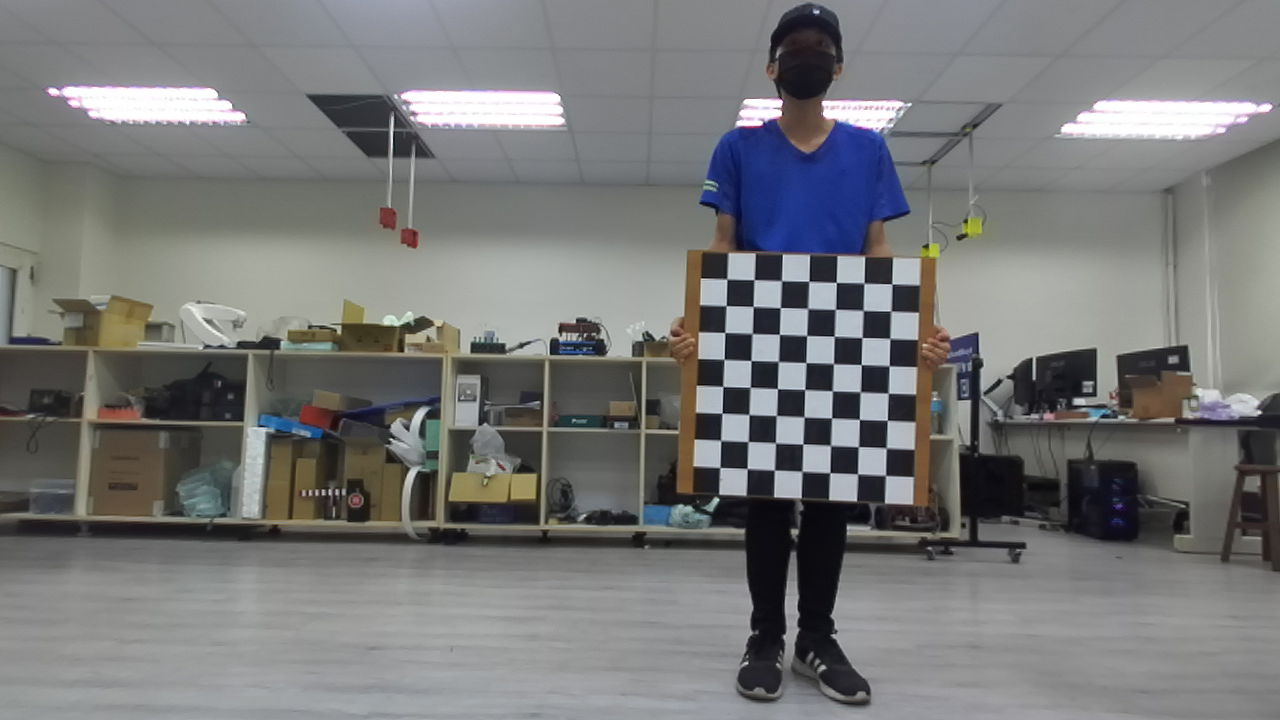
#> input picture camera2camera_reprojection/left/zed_left1.png, 1280 x 720 px, found by its file name
$ python correct_lum.py
#> lines starting #> are read from the running program, lines starting #| are printed output that depends on the picture
import cv2
import numpy as np

# Read the images
image1 = cv2.imread('left\\zed_left1.png')
#> image1 is the input picture: shape (720, 1280, 3); mean B, G, R 120, 120, 119.2
image2 = cv2.imread('right_ud\\mono1.png')
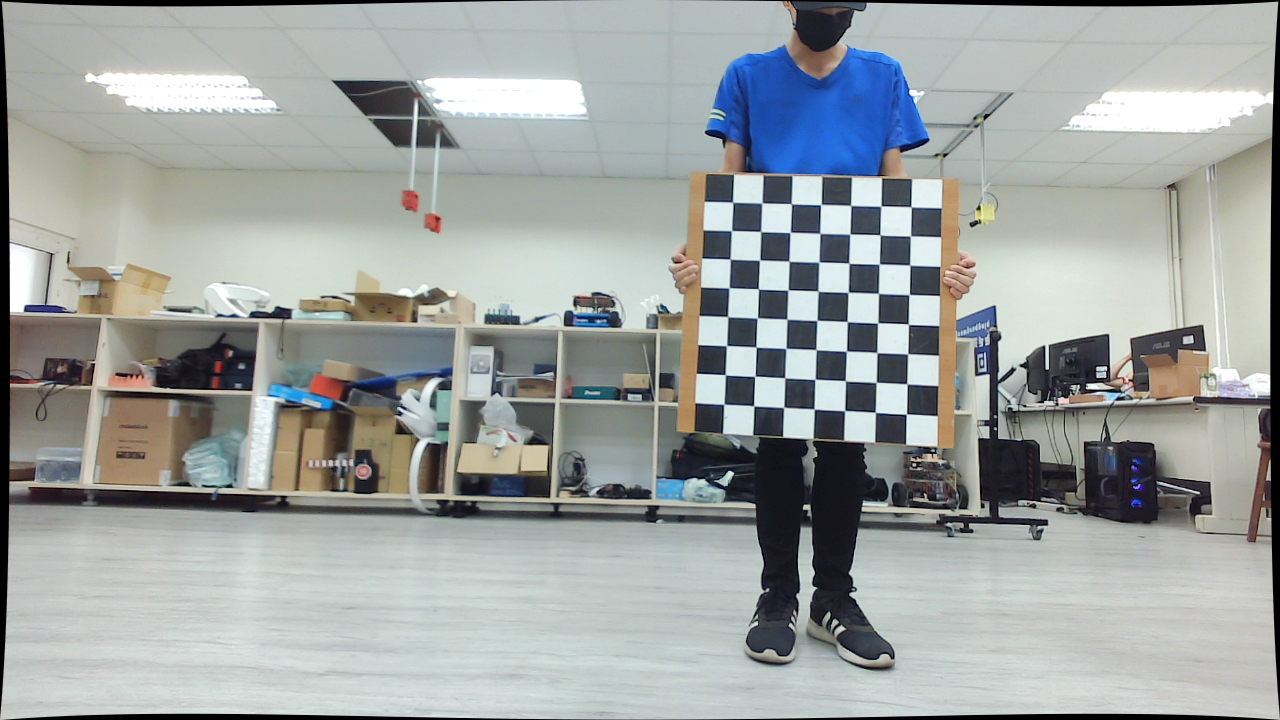
#> input picture camera2camera_reprojection/right_ud/mono1.png, 1280 x 720 px, found by its file name
#> image2 is the input picture: shape (720, 1280, 3); mean B, G, R 161.2, 162.5, 157.4

# Convert images to grayscale
gray_image1 = cv2.cvtColor(image1, cv2.COLOR_BGR2GRAY)
gray_image2 = cv2.cvtColor(image2, cv2.COLOR_BGR2GRAY)

# Compute grayscale histograms
hist1 = cv2.calcHist([gray_image1], [0], None, [256], [0, 256])
#> hist1 = 256 values, max 16315 at index 135, min 0 at index 0, mean 3600
hist2 = cv2.calcHist([gray_image2], [0], None, [256], [0, 256])
#> hist2 = 256 values, max 23775 at index 185, min 61 at index 1, mean 3600

# Apply histogram equalization
equalized_image1 = cv2.equalizeHist(gray_image1)
equalized_image2 = cv2.equalizeHist(gray_image2)

# Convert to HSV color space
hsv_image1 = cv2.cvtColor(image1, cv2.COLOR_BGR2HSV)
#> hsv_image1: shape (720, 1280, 3); mean H, S, V 69, 24.5, 124.7
hsv_image2 = cv2.cvtColor(image2, cv2.COLOR_BGR2HSV)
#> hsv_image2: shape (720, 1280, 3); mean H, S, V 67.1, 28.1, 168

# Extract the V channel
h1, s1, v1 = cv2.split(hsv_image1)
h2, s2, v2 = cv2.split(hsv_image2)
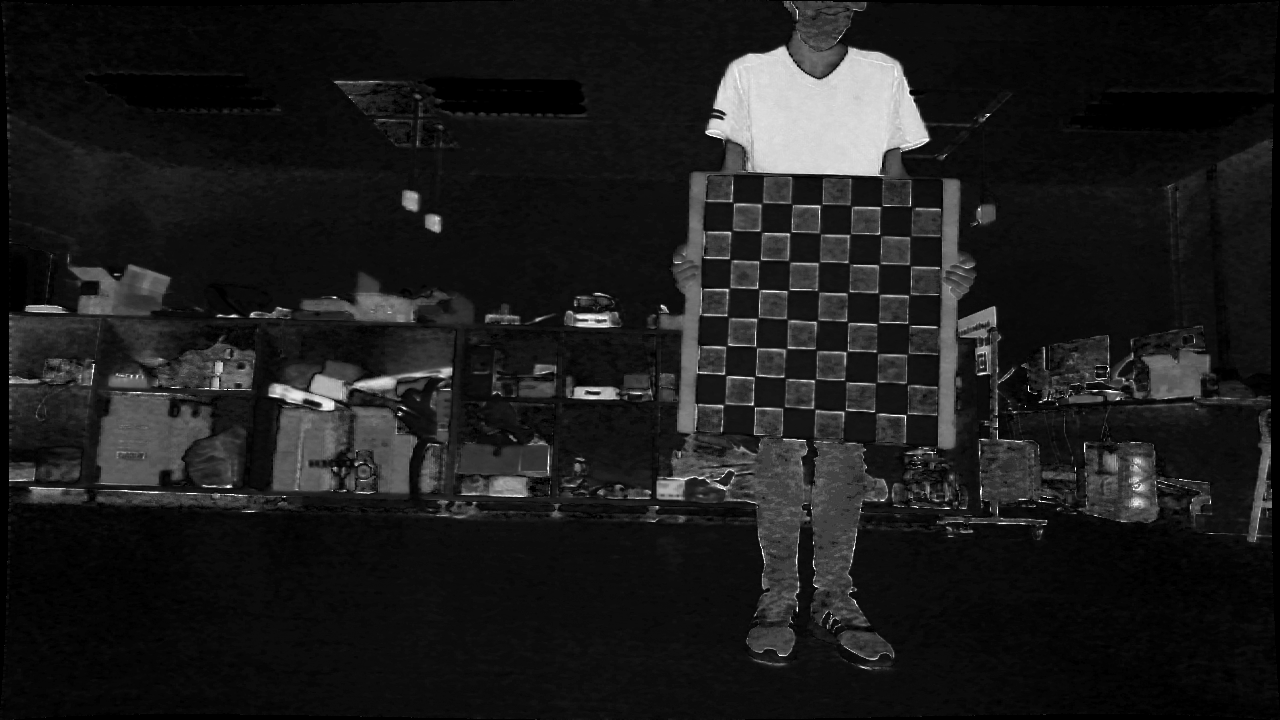
#> s2: shape (720, 1280); min 0, max 255, mean 28.1

# Apply histogram equalization to the V channel
equalized_v1 = cv2.equalizeHist(v1)
equalized_v2 = cv2.equalizeHist(v2)

# Merge the channels back
equalized_hsv_image1 = cv2.merge([h1, s1, equalized_v1])
#> equalized_hsv_image1: shape (720, 1280, 3); mean H, S, V 69, 24.5, 128.5
equalized_hsv_image2 = cv2.merge([h2, s2, equalized_v2])
#> equalized_hsv_image2: shape (720, 1280, 3); mean H, S, V 67.1, 28.1, 126.2

# Convert back to BGR color space
equalized_image1 = cv2.cvtColor(equalized_hsv_image1, cv2.COLOR_HSV2BGR)
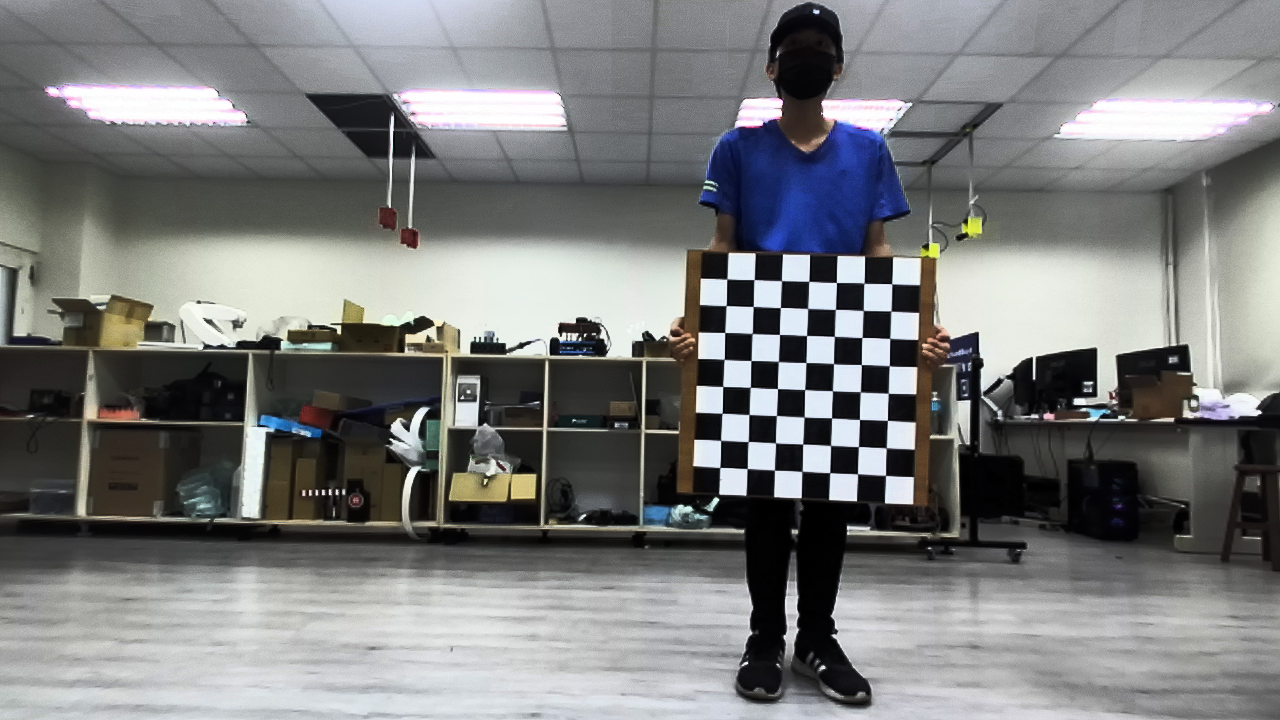
#> equalized_image1: shape (720, 1280, 3); mean B, G, R 124.2, 124.2, 123
equalized_image2 = cv2.cvtColor(equalized_hsv_image2, cv2.COLOR_HSV2BGR)
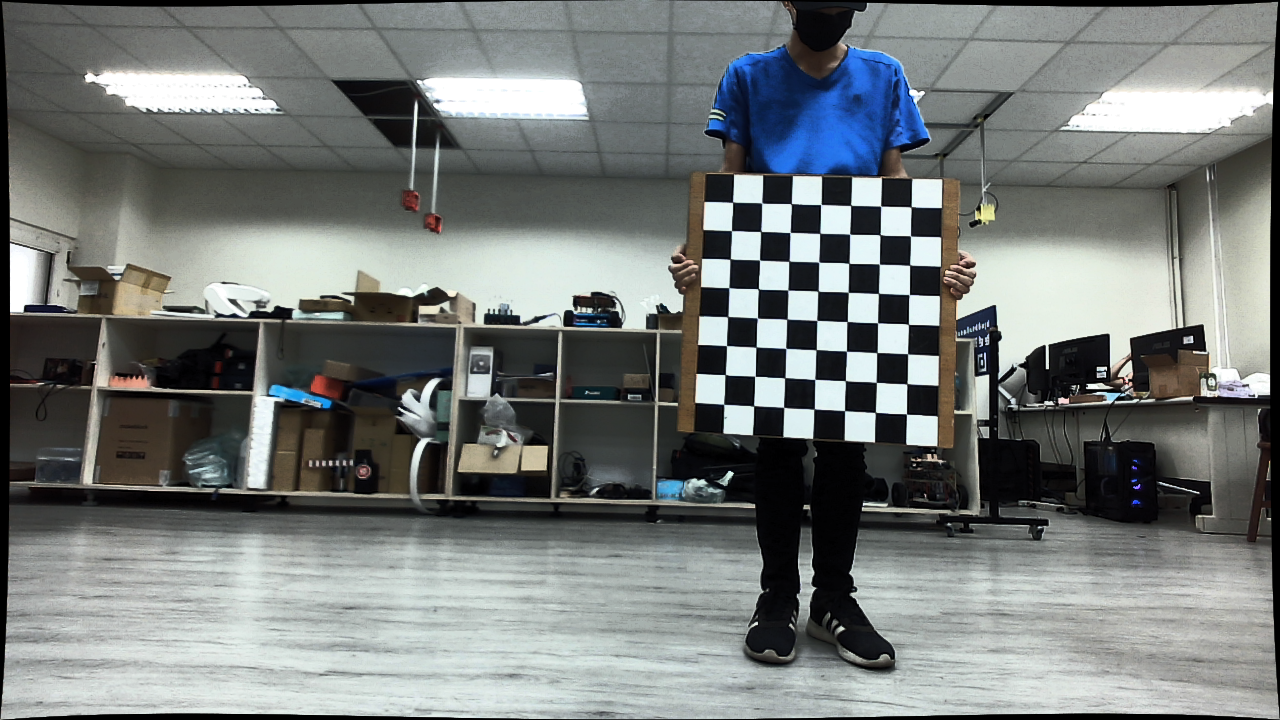
#> equalized_image2: shape (720, 1280, 3); mean B, G, R 121.7, 122.8, 118.2


cv2.imshow("image1", equalized_image1)
cv2.imshow("image2", equalized_image2)
cv2.waitKey(0)
